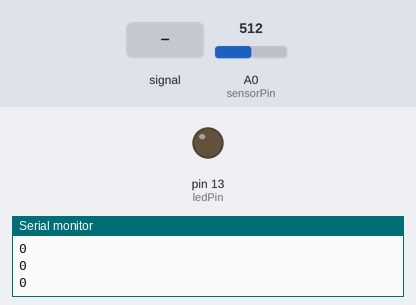
Recording of a sketch running on a simulated Arduino Uno, built with avr-gcc and run on an emulated ATmega328P. Shown: output pins drawn as LEDs (lit = HIGH), the last lines printed to the serial monitor. The inputs (shaded band) are chosen by the test bench; at power-on: A0 (sensorPin) = 512.

Above: at 1.2 s.
1.3 s: A0 (sensorPin) fed a 200 Hz sine of ±81 counts around its level
At 1.7 s:
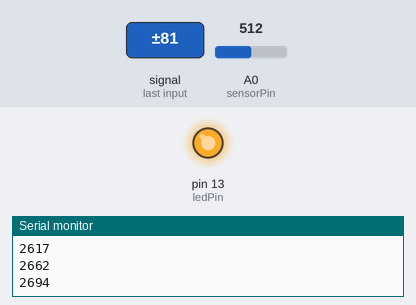
Timing chart, 0 to 4.3 s (numbered marks = the images above; inputs shaded):
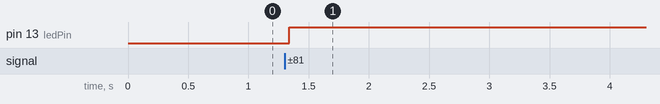

Measured:
- after the input at 1.3 s, pin 13 (ledPin): LOW → HIGH at once

The sketch:

Sound_Sensor_with_Arduino.ino
```cpp
/*
    Sound Sensor with Arduino
    For more details, visit: https://techzeero.com/arduino-tutorials/sound-sensor-with-arduino/
*/


int ledPin = 13;
int sensorPin = A0;
int middleValue = 512;
int numberOfSamples = 128;

int sample;
long signal;
long averageReading;

long runningAverage = 0;
int averagedOver = 16;

int threshold = 400;

void setup()
{
  pinMode(ledPin, OUTPUT);
  Serial.begin(9600);
}
void loop()
{
  long sumOfSquare = 0;
  for(int i = 0; i < numberOfSamples; i++)
  {
    sample = analogRead(sensorPin);
    signal = (sample - middleValue);
    signal *= signal;
    sumOfSquare += signal;
  }
  averageReading = sumOfSquare / numberOfSamples;
  runningAverage = (((averagedOver - 1)*runningAverage)+averageReading)/averagedOver;

  if(runningAverage > threshold)
  {
    digitalWrite(ledPin, HIGH);
  }
  else
  {
    digitalWrite(ledPin, LOW);
  }
  Serial.println(runningAverage);
}
```
